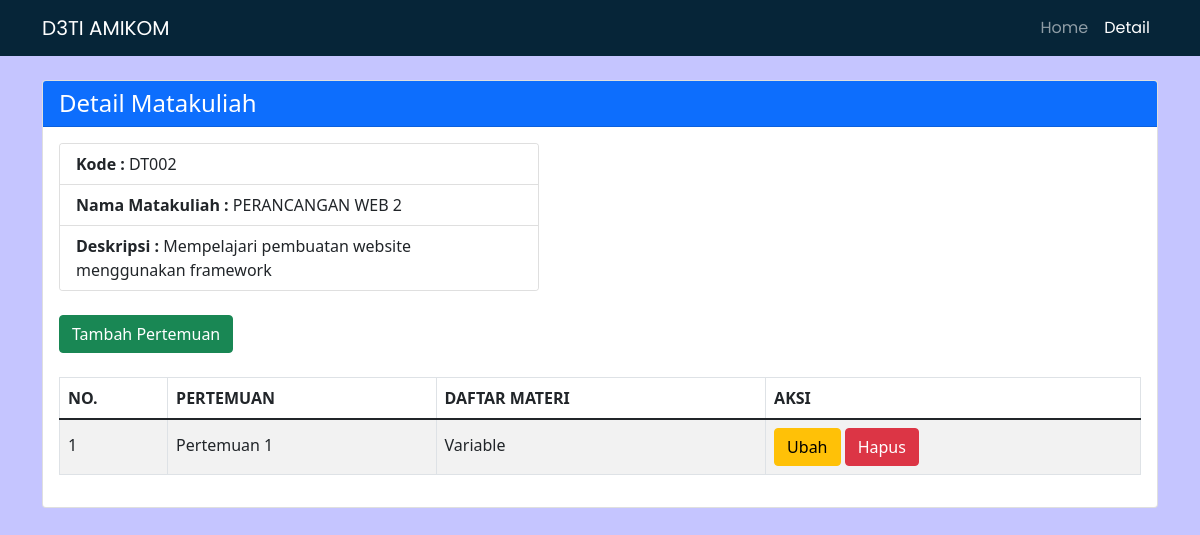
Screenshot of /detail.php?id=2 with the database file from the repository.
### tables this page shows
CREATE TABLE `matakuliah` (
  `id` int(11) NOT NULL,
  `kode` varchar(5) NOT NULL,
  `nama` varchar(50) NOT NULL,
  `deskripsi` text DEFAULT NULL
);

CREATE TABLE `detail` (
  `id_detail` int(11) NOT NULL,
  `id_matakuliah` int(11) NOT NULL,
  `pertemuan` varchar(255) DEFAULT NULL,
  `materi` text DEFAULT NULL
);

### function.php (called while the page is built, shortened)
<?php
$conn = mysqli_connect("localhost", "root", "", "uts_smt3");
function query($query) {
    global $conn;
    $result = mysqli_query($conn, $query);
    $rows = [];
    while($row = mysqli_fetch_assoc($result)) {
        $rows[] = $row;
    }
    return $rows;
}
?>

### detail.php (the view, shortened to what this page needs)
<?php
require 'function.php';
$id_mk = $_SESSION["id_mk"];
$mk = query("SELECT * FROM matakuliah WHERE id = $id_mk")[0];
$detail = query("SELECT * FROM detail WHERE id_matakuliah = $id_mk");
?>
<!doctype html>
<html lang="en">
  <head>
    <link href="https://cdn.jsdelivr.net/npm/bootstrap@5.1.3/dist/css/bootstrap.min.css" rel="stylesheet">
    <link rel="stylesheet" href="https://cdn.jsdelivr.net/npm/bootstrap-icons@1.7.1/font/bootstrap-icons.css">
  </head>
  <body>
    <nav class="navbar navbar-dark navbar-expand-lg">
        <div class="container">
            <a class="navbar-brand" href="dashboard.php">D3TI AMIKOM</a>
            <div class="collapse navbar-collapse" id="navbarNavAltMarkup">
                <div class="navbar-nav ms-auto">
                    <a class="nav-link" href="dashboard.php">Home</a>
                    <a class="nav-link active" href="detail.php">Detail</a>
                </div>
            </div>
        </div>
    </nav>
    <div class="container">
        <div class="card mt-4">
            <h4 class="card-header bg-primary text-white">Detail Matakuliah</h4>
            <div class="card-body">
                <div class="card" style="width: 30rem;">
                    <ul class="list-group list-group-flush">
                        <li class="list-group-item"><b> Kode : </b><?= $mk["kode"]; ?></li>
                        <li class="list-group-item"><b>Nama Matakuliah : </b><?= $mk["nama"]; ?></li>
                        <li class="list-group-item"><b>Deskripsi : </b><?= $mk["deskripsi"]; ?></li>
                    </ul>
                </div>
                <button class="btn btn-success mt-4" type="button" data-bs-toggle="collapse" data-bs-target="#collapseExample" aria-expanded="false" aria-controls="collapseExample">
                Tambah Pertemuan
                </button>
                <table class="table table-striped table-bordered mt-4">
                    <thead>
                        <tr>
                            <th scope="col">NO.</th>
                            <th scope="col">PERTEMUAN</th>
                            <th scope="col">DAFTAR MATERI</th>
                            <th scope="col">AKSI</th>
                        </tr>
                    </thead>
                    <?php $i=1; ?>
                    <?php foreach($detail as $row_detail) : ?>
                    <tbody class="align-baseline">
                        <tr>
                            <td><?= $i; ?></td>
                            <td><?= $row_detail["pertemuan"]; ?></td>
                            <td><?= $row_detail["materi"]; ?></td>
                            <td>
                                <a href="ubah_pertemuan.php?id=<?= $row_detail['id_detail']; ?>" class="btn btn-warning" role="button">Ubah</a>
                                <a href="detail.php?hal=hapus&id=<?= $row_detail['id_detail']; ?>" class="btn btn-danger"  onclick="confirm('Apakah anda yakin untuk menghapus data ?')" role="button">Hapus</a>
                            </td>
                        </tr>
                    </tbody>
                    <?php $i++; ?>
                    <?php endforeach; ?>
                </table>
            </div>
        </div>
    </div>
  </body>
</html>

### detail.php (style rules this page uses)
html { font-family: 'Poppins', sans-serif; }
body { background-color: rgb(197, 197, 255); }
.navbar { background-color: #062538; font-family: 'Poppins', sans-serif; }

### rows the page displays
matakuliah: kode "DT002", nama "PERANCANGAN WEB 2", deskripsi "Mempelajari pembuatan website menggunakan framework"
detail: pertemuan "Pertemuan 1", materi "Variable"
